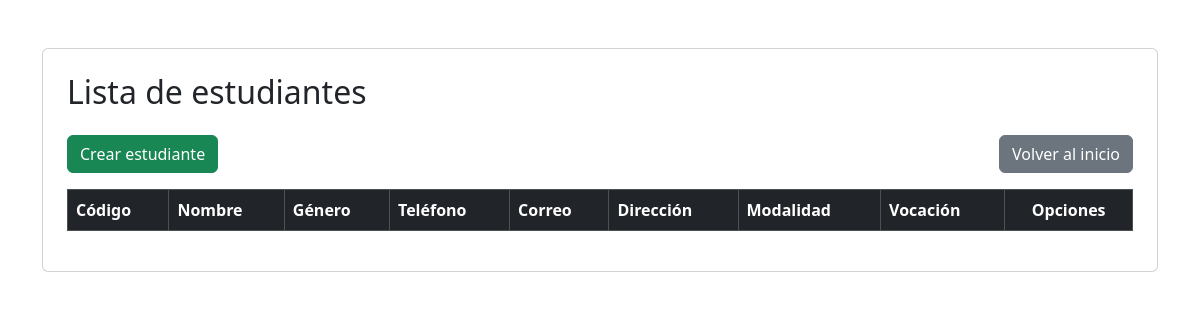
The app's page /PuellaSchool/views/student/studentIndex.php (signed in), older data.
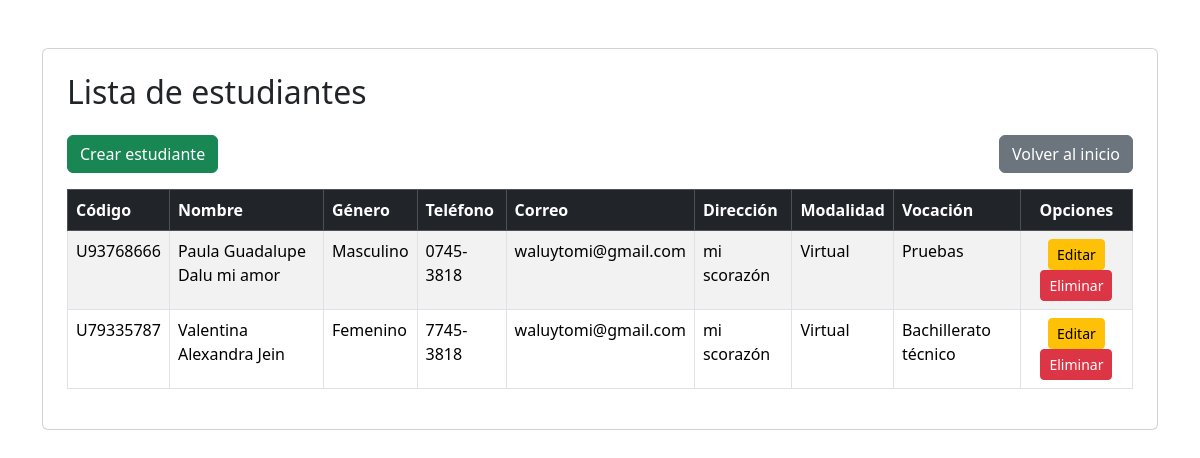
The same page, newer data.
### tables this page shows
CREATE TABLE `tbl_student` (
  `StudentID` int NOT NULL AUTO_INCREMENT,
  `studentCode` varchar(10) NOT NULL,
  `studentName` varchar(255) NOT NULL,
  `studentLastName` varchar(255) NOT NULL,
  `studentGender` varchar(50) NOT NULL,
  `studentPhone` varchar(50) NOT NULL,
  `studentEmail` varchar(100) NOT NULL,
  `studentAddress` varchar(255) NOT NULL,
  `studentModality` varchar(50) NOT NULL,
  `VocationID` int DEFAULT NULL,
  PRIMARY KEY (`StudentID`),
  UNIQUE KEY `studentCode` (`studentCode`),
  KEY `VocationID` (`VocationID`),
  CONSTRAINT `tbl_student_ibfk_1` FOREIGN KEY (`VocationID`) REFERENCES `tbl_vocation` (`VocationID`) ON DELETE SET NULL
);

CREATE TABLE `tbl_vocation` (
  `VocationID` int NOT NULL AUTO_INCREMENT,
  `vocationName` varchar(100) NOT NULL,
  `vocationInfo` varchar(255) NOT NULL,
  PRIMARY KEY (`VocationID`)
);

### PuellaSchool/controllers/studentController.php (called while the page is built, shortened)
<?php
    require_once(dirname(__FILE__) . "/../conf/database.php");
    require_once(dirname(__FILE__) . "/../models/studentModel.php");
    class StudentController{
        private $student;
        public function __construct()
        {
            $database = new Database();
            $this->db = $database->getConnection();
            $this->student = new StudentModel($this->db);
        }
        public function index()
        {
            $result = $this->student->getStudents();
            $students = $result->fetchAll(PDO::FETCH_ASSOC);
            include(dirname(__FILE__) . '/../views/student/studentList.php');
        }
    }

### PuellaSchool/conf/database.php (called while the page is built, shortened)
<?php
    class Database{
        private $host = "localhost";
        private $database = "PuellaSchoolDB";
        private $user = "root";
        private $password = "1234";
        public function getConnection(){
            $this->conn = null;
            try{
                $this->conn = new PDO("mysql:host=".$this->host.";dbname=".$this->database, $this->user, $this->password);
                $this->conn->exec("set names utf8");
            }catch(PDOException $ex){
                echo"Connection error: ".$ex->getMessage();
                die();
            }
            return $this->conn;
        }
    }
?>

### PuellaSchool/models/studentModel.php (called while the page is built, shortened)
<?php
    class StudentModel{
        private $conn;
        public function __construct($db)
        {
            $this->conn = $db;
        }
        public function getStudents()
        {
            $query = "CALL sp_SelectStudents();";
            $result = $this->conn->prepare($query);
            $result->execute();
            return $result;
        }
    }
?>

### PuellaSchool/views/student/studentList.php (the view, shortened to what this page needs)
<!DOCTYPE html>
<html lang="en">
<head>
    <link href="https://cdn.jsdelivr.net/npm/bootstrap@5.3.3/dist/css/bootstrap.min.css" rel="stylesheet">
    <link href="https://cdnjs.cloudflare.com/ajax/libs/font-awesome/6.4.0/css/all.min.css" rel="stylesheet">
</head>
<body>
    <div class="container">
        <div class="card mt-5 p-4">
            <h2 class="mb-4">Lista de estudiantes</h2>
            <div class="d-flex justify-content-between mb-3">
                <a href="./studentIndex.php?action=create" class="btn btn-success">Crear estudiante</a>
                <a href="../dist/pages/index.php" class="btn btn-secondary">Volver al inicio</a>
            </div>
            <div class="table-responsive">
                <table class="table table-striped table-bordered">
                    <thead class="table-dark">
                        <tr>
                            <th scope="col">Código</th>
                            <th scope="col">Nombre</th>
                            <th scope="col">Género</th>
                            <th scope="col">Teléfono</th>
                            <th scope="col">Correo</th>
                            <th scope="col">Dirección</th>
                            <th scope="col">Modalidad</th>
                            <th scope="col">Vocación</th>
                            <th scope="col" class="text-center">Opciones</th>
                        </tr>
                    </thead>
                    <tbody>
                        <?php foreach ($students as $student) : ?>
                            <tr>
                                <td><?= htmlspecialchars($student['studentCode']); ?></td>
                                <td><?= htmlspecialchars($student['studentName']);?> <?= htmlspecialchars($student['studentLastName']);?></td>
                                <td><?= htmlspecialchars($student['studentGender']); ?></td>
                                <td><?= htmlspecialchars($student['studentPhone']); ?></td>
                                <td><?= htmlspecialchars($student['studentEmail']); ?></td>
                                <td><?= htmlspecialchars($student['studentAddress']); ?></td>
                                <td><?= htmlspecialchars($student['studentModality']); ?></td>
                                <td><?= htmlspecialchars($student['vocationName']); ?></td>
                                <td class="text-center">
                                    <a href="studentIndex.php?action=edit&id=<?= $student['StudentID'] ?>" class="btn btn-warning btn-sm">Editar</a>
                                    <a href="studentIndex.php?action=delete&id=<?= $student['StudentID'] ?>" class="btn btn-danger btn-sm">Eliminar</a>
                                </td>
                            </tr>
                        <?php endforeach; ?>
                    </tbody>
                </table>
            </div>
        </div>
    </div>
</body>
</html>

### PuellaSchool/views/student/studentIndex.php (shortened to what this page needs)
<?php
require_once '../../controllers/studentController.php';
$action = isset($_GET['action']) ? $_GET['action'] : '';
$controller = new StudentController();
switch ($action) {
    default:
        $controller->index();
        break;
}
?>

Row changes from the older to the newer data that the page shows:
added tbl_student: studentCode "U93768666", studentName "Paula Guadalupe", studentLastName "Dalu mi amor", studentGender "Masculino", studentPhone "0745-3818", studentEmail "waluytomi@gmail.com", studentAddress "mi scorazón", studentModality "Virtual", VocationID.vocationName "Pruebas"
added tbl_student: studentCode "U79335787", studentName "Valentina Alexandra", studentLastName "Jein", studentGender "Femenino", studentPhone "7745-3818", studentEmail "waluytomi@gmail.com", studentAddress "mi scorazón", studentModality "Virtual", VocationID.vocationName "Bachillerato técnico"
